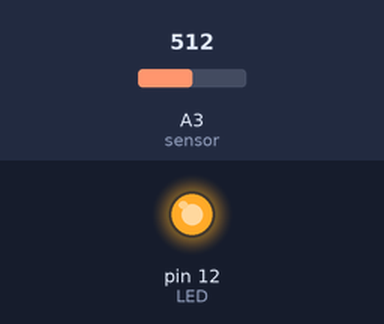
Bench run of a sketch on a simulated Arduino Uno, built with avr-gcc and run on an emulated ATmega328P. Shown: output pins drawn as LEDs (lit = HIGH). Inputs (shaded band) come from the test bench; at power-on: A3 (sensor) = 512. What the sketch prints to the serial monitor is not drawn.

Above: at 1.2 s.
1.3 s: A3 (sensor) set to 882
2.8 s: A3 (sensor) set to 918
Timing chart, 0 to 5.8 s (numbered marks = the images above; inputs shaded):
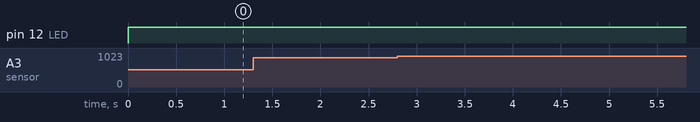

Measured:
- after the input at 1.3 s, every drawn part: stays the same
- after the input at 2.8 s, every drawn part: stays the same

The sketch:

sensor_linha_analogico.ino
```cpp
#define sensor 3
#define LED 12

int valorAnalog = 0;

void setup() {
  Serial.begin(115200);
  pinMode(sensor, INPUT);
  pinMode(LED, OUTPUT);
}

void loop() {

  valorAnalog = analogRead(sensor);

  Serial.print("Valor lido: ");
  Serial.println(valorAnalog);


  if (valorAnalog > 900) {
    Serial.println(" -> Linha não detectada!");
  } else {
    digitalWrite(LED, HIGH);
    Serial.println(" -> Linha detectada!");
  }

  delay(100);
}
```
